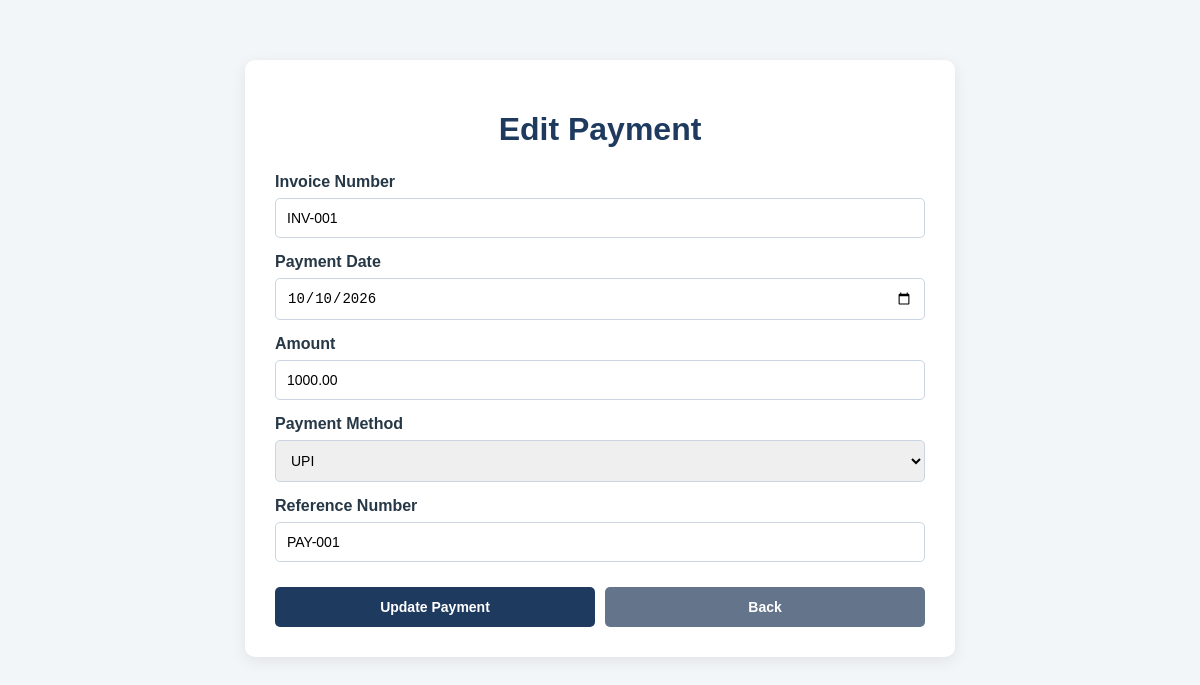
Page /api/payments/1/edit/ (signed in) on the committed database.
### manufacturing/models.py (models this page shows, shortened)
class Payment(models.Model):
    invoice = models.ForeignKey(
        Invoice,
        on_delete=models.CASCADE,
        related_name='payments'
    )
    payment_date = models.DateField()
    amount = models.DecimalField(max_digits=12, decimal_places=2)
    payment_method = models.CharField(
        max_length=30,
        choices=[
            ('Cash', 'Cash'),
            ('UPI', 'UPI'),
            ('Bank Transfer', 'Bank Transfer'),
            ('Cheque', 'Cheque'),
        ]
    )
    reference_number = models.CharField(max_length=100, blank=True)

class Invoice(models.Model):
    sales_order = models.ForeignKey(
        SalesOrder,
        on_delete=models.CASCADE
    )
    invoice_number = models.CharField(max_length=50, unique=True)
    invoice_date = models.DateField()
    total_amount = models.DecimalField(max_digits=12, decimal_places=2)
    advance_amount = models.DecimalField(
        max_digits=12,
        decimal_places=2,
        default=0
    )
    status = models.CharField(
        max_length=20,
        choices=[
            ('Unpaid', 'Unpaid'),
            ('Partially Paid', 'Partially Paid'),
            ('Paid', 'Paid'),
        ],
        default='Unpaid'
    )

### manufacturing/views.py (the view, shortened to what this page needs)
@login_required
def edit_payment(request, payment_id):
    payment = get_object_or_404(Payment, id=payment_id)
    return render(request, 'edit_payment.html', {
        'payment': payment
    })

### manufacturing/templates/edit_payment.html (shortened to what this page needs)
<!DOCTYPE html>
<html lang="en">
<head>
</head>
<body>
<div class="container">
    <h1>Edit Payment</h1>
    <form method="POST">
        <label>Invoice Number</label>
        <input
            type="text"
            value="{{ payment.invoice.invoice_number }}"
            readonly
        >
        <label>Payment Date</label>
        <input
            type="date"
            name="payment_date"
            value="{{ payment.payment_date|date:'Y-m-d' }}"
            required
        >
        <label>Amount</label>
        <input
            type="number"
            name="amount"
            value="{{ payment.amount }}"
            min="0.01"
            step="0.01"
            required
        >
        <label>Payment Method</label>
        <select name="payment_method" required>
            <option value="UPI"
                {% if payment.payment_method == 'UPI' %}selected{% endif %}>
                UPI
            </option>
        </select>
        <label>Reference Number</label>
        <input
            type="text"
            name="reference_number"
            value="{{ payment.reference_number }}"
            maxlength="100"
        >
        <div class="actions">
            <button type="submit">Update Payment</button>
            <a href="{% url 'payment_page' %}" class="back">Back</a>
        </div>
    </form>
</div>
</body>
</html>

### manufacturing/templates/edit_payment.html (style rules this page uses)
body { font-family: Arial, sans-serif; background: #f3f6f9; color: #263746; margin: 0; padding: 30px; }
.container { max-width: 650px; margin: 30px auto; background: white; padding: 30px; border-radius: 10px; box-shadow: 0 4px 15px rgba(0,0,0,0.08); }
h1 { color: #1e3a5f; text-align: center; margin-bottom: 25px; }
label { display: block; margin: 15px 0 7px; font-weight: bold; }
input, select { width: 100%; box-sizing: border-box; padding: 11px; border: 1px solid #cbd5e1; border-radius: 5px; font-size: 14px; }
.actions { display: flex; gap: 10px; margin-top: 25px; }
button, .back { flex: 1; padding: 12px; border: none; border-radius: 5px; text-align: center; text-decoration: none; font-size: 14px; font-weight: bold; cursor: pointer; }
button { background: #1e3a5f; color: white; }
.back { background: #64748b; color: white; }

### rows in the picture
Payment: invoice.invoice_number "INV-001", payment_date "10/10/2026", amount "1000.00", payment_method "UPI", reference_number "PAY-001"
